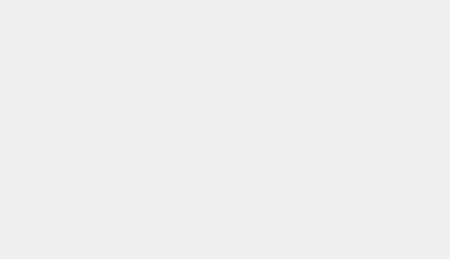
          <widget class="QFrame" name="room1_g">
           <property name="autoFillBackground">
            <bool>false</bool>
           </property>
           <property name="styleSheet">
            <string notr="true">QFrame {
    background-color: qlineargradient(spread:pad, x1:0, y1:0.3, x2:0, y2:0.7, 
                                      stop:0 rgba(107, 47, 61, 255), 
                                      stop:1 rgba(155, 72, 94, 255));
    color: rgba(240, 240, 240, 230);
    border-radius: 50px;
}

QFrame:hover {
    background-color: qlineargradient(spread:pad, x1:0, y1:0.3, x2:0, y2:0.7, 
                                      stop:0 rgba(132, 58, 78, 255), 
                                      stop:1 rgba(190, 80, 100, 255));
}
</string>
           </property>
           <property name="frameShape">
            <enum>QFrame::Shape::StyledPanel</enum>
           </property>
           <property name="frameShadow">
            <enum>QFrame::Shadow::Raised</enum>
           </property>
           <widget class="QLabel" name="label_38">
            <property name="geometry">
             <rect>
              <x>187</x>
              <y>20</y>
              <width>111</width>
              <height>31</height>
             </rect>
            </property>
            <property name="font">
             <font>
              <family>Bauhaus 93</family>
              <pointsize>20</pointsize>
             </font>
            </property>
            <property name="autoFillBackground">
             <bool>false</bool>
            </property>
            <property name="styleSheet">
             <string notr="true">background-color: none;</string>
            </property>
            <property name="text">
             <string>Room 1</string>
            </property>
            <property name="alignment">
             <set>Qt::AlignmentFlag::AlignCenter</set>
            </property>
           </widget>
           <widget class="QPushButton" name="btnadd_S">
            <property name="geometry">
             <rect>
              <x>190</x>
              <y>100</y>
              <width>101</width>
              <height>101</height>
             </rect>
            </property>
            <property name="styleSheet">
             <string notr="true">border-radius: 50px;
</string>
            </property>
            <property name="text">
             <string/>
            </property>
            <property name="icon">
             <iconset theme="QIcon::ThemeIcon::ListAdd"/>
            </property>
            <property name="iconSize">
             <size>
              <width>30</width>
              <height>30</height>
             </size>
            </property>
           </widget>
           <widget class="QLabel" name="client1_2">
            <property name="geometry">
             <rect>
              <x>142</x>
              <y>230</y>
              <width>201</width>
              <height>20</height>
             </rect>
            </property>
            <property name="font">
             <font>
              <family>Bauhaus 93</family>
              <pointsize>18</pointsize>
             </font>
            </property>
            <property name="styleSheet">
             <string notr="true">background-color: none;</string>
            </property>
            <property name="text">
             <string>Client Name</string>
            </property>
            <property name="alignment">
             <set>Qt::AlignmentFlag::AlignCenter</set>
            </property>
           </widget>
           <widget class="QLabel" name="totalcost_S">
            <property name="geometry">
             <rect>
              <x>20</x>
              <y>70</y>
              <width>121</width>
              <height>51</height>
             </rect>
            </property>
            <property name="font">
             <font>
              <family>Bauhaus 93</family>
              <pointsize>14</pointsize>
             </font>
            </property>
            <property name="styleSheet">
             <string notr="true">background-color:none;</string>
            </property>
            <property name="text">
             <string>Total Cost</string>
            </property>
           </widget>
           <widget class="QLabel" name="ID_S">
            <property name="geometry">
             <rect>
              <x>20</x>
              <y>120</y>
              <width>121</width>
              <height>51</height>
             </rect>
            </property>
            <property name="font">
             <font>
              <family>Bauhaus 93</family>
              <pointsize>14</pointsize>
             </font>
            </property>
            <property name="styleSheet">
             <string notr="true">background-color:none;</string>
            </property>
            <property name="text">
             <string>ID</string>
            </property>
           </widget>
           <widget class="QLabel" name="DurationL_S">
            <property name="geometry">
             <rect>
              <x>20</x>
              <y>170</y>
              <width>121</width>
              <height>51</height>
             </rect>
            </property>
            <property name="font">
             <font>
              <family>Bauhaus 93</family>
              <pointsize>14</pointsize>
             </font>
            </property>
            <property name="styleSheet">
             <string notr="true">background-color:none;</string>
            </property>
            <property name="text">
             <string>End Time</string>
            </property>
           </widget>
           <widget class="QLabel" name="get_total_S">
            <property name="geometry">
             <rect>
              <x>150</x>
              <y>80</y>
              <width>121</width>
              <height>31</height>
             </rect>
            </property>
            <property name="font">
             <font>
              <family>Bauhaus 93</family>
              <pointsize>14</pointsize>
             </font>
            </property>
            <property name="styleSheet">
             <string notr="true">background-color:none;</string>
            </property>
            <property name="text">
             <string>TextLabel</string>
            </property>
           </widget>
           <widget class="QLabel" name="get_id_S">
            <property name="geometry">
             <rect>
              <x>150</x>
              <y>130</y>
              <width>121</width>
              <height>31</height>
             </rect>
            </property>
            <property name="font">
             <font>
              <family>Bauhaus 93</family>
              <pointsize>14</pointsize>
             </font>
            </property>
            <property name="styleSheet">
             <string notr="true">background-color:none;</string>
            </property>
            <property name="text">
             <string>TextLabel</string>
            </property>
           </widget>
           <widget class="QLabel" name="get_dur_S">
            <property name="geometry">
             <rect>
              <x>150</x>
              <y>180</y>
              <width>121</width>
              <height>31</height>
             </rect>
            </property>
            <property name="font">
             <font>
              <family>Bauhaus 93</family>
              <pointsize>14</pointsize>
             </font>
            </property>
            <property name="styleSheet">
             <string notr="true">background-color:none;</string>
            </property>
            <property name="text">
             <string>TextLabel</string>
            </property>
           </widget>
           <widget class="QPushButton" name="btnedit_S">
            <property name="geometry">
             <rect>
              <x>340</x>
              <y>100</y>
              <width>101</width>
              <height>101</height>
             </rect>
            </property>
            <property name="styleSheet">
             <string notr="true">border-radius: 50px;
</string>
            </property>
            <property name="text">
             <string/>
            </property>
            <property name="icon">
             <iconset theme="QIcon::ThemeIcon::MailMessageNew"/>
            </property>
            <property name="iconSize">
             <size>
              <width>30</width>
              <height>30</height>
             </size>
            </property>
           </widget>
          </widget>
